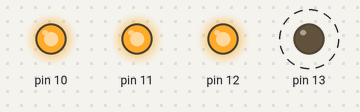
Bench run of a sketch on a simulated Arduino Mega 2560, built with avr-gcc and run on an emulated ATmega2560. On the bench: output pins drawn as LEDs (lit = HIGH). Dashed ring = blinking.

Above: at 0.4 s.
Timing chart, 0 to 4.6 s (numbered marks = the images above):
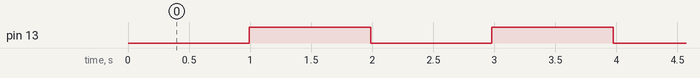

The sketch:

task.ino
```cpp
/*
 * Code written for Arduino Mega 2560.
 * Output: LED (B7 13 pin).
 * Input: Button (B6 12 pin)
 *        EncoderB (B5 11 pin)
 *        EncoderA (B4 10 pin).
 *
 * For changing frequency of blinking\dimming,
 * use rotate encoder. For changing LED mode
 * press button.
 */


typedef enum _LED_mode {
  blinking,
  dimming,
  AMOUNT_OF_MODES,
} LED_mode;

static const unsigned int DELAY_BETWEEN_INTERRUPTS = 10;
/*Min and max value of led delay.*/
static const unsigned int LED_DELAY_MAX = 1000;
static const unsigned int LED_DELAY_MIN = 100;
/*
  Delay can be number in range 1 to 100000 ms.

  If LED mode is blinked then this
  parameter defines how much time LED will be
  turned on and turned off.

  If LED mode is dimming then this
  parameter determines how long the LED
  will go smoothly to the on / off state.

  led_delay can be changed using rotation encoder.
*/
static unsigned int led_delay = LED_DELAY_MAX;
/*I use the model of encoder that has 20 states per lap.*/
static const unsigned int ONE_LAP = 20;
/*Amount of laps, needed to setting minimum delay.*/
static const unsigned int AMOUNT_OF_LAPS = 1;

static unsigned int curr_encoder_stat = 0;

/*B7 (13 pin).*/
static const unsigned int OUTPUT_PIN = (0x01 << 7);
/*B6 (12 pin).*/
static const unsigned int BUTTON_PIN = (0x01 << 6);
/*B4 (10 pin).*/
static const unsigned int ROTB_PIN = (0x01 << 5);
/*B5 (11 pin).*/
static const unsigned int ROTA_PIN = (0x01 << 4);
/*Describes all input signals - button and 2 signals from encoder.*/
static const unsigned int INPUT_PINS = BUTTON_PIN | ROTB_PIN | ROTA_PIN;

static LED_mode curr_mode = blinking;

void delay_10mcseconds(unsigned int delay_mcs)
{
  volatile unsigned int cycles = 8.656 * delay_mcs;
  while (cycles > 0) {
    --cycles;
  }
}

void delay_mseconds(unsigned int delay_ms)
{
  while (delay_ms--)
    delay_10mcseconds(100);
}

void timer_init(void)
{
  TCCR0A |= (0x01 << 7);
}

void enable_interruptions(void)
{
  SREG |= (0x01 << 7);
}

void disable_interruptions(void)
{
  SREG &= ~(0x01 << 7);
}

void ports_init(void)
{
  DDRB |= OUTPUT_PIN;

  PCICR |= 0x01;
  PCMSK0|= INPUT_PINS;
  DDRB |= INPUT_PINS;
  PORTB |= INPUT_PINS;
  enable_interruptions();
}

void button(void)
{
  curr_mode = (LED_mode)((curr_mode + 1) % AMOUNT_OF_MODES);
}

void recalculate_delay(void)
{
  led_delay = LED_DELAY_MAX - (curr_encoder_stat) * \
  ((LED_DELAY_MAX - LED_DELAY_MIN) / (AMOUNT_OF_LAPS * ONE_LAP));
}

void reduce_delay(void)
{
  if (curr_encoder_stat > 0)
    --curr_encoder_stat;
  recalculate_delay();
}

void increase_delay(void)
{
  if (curr_encoder_stat < AMOUNT_OF_LAPS * ONE_LAP)
    ++curr_encoder_stat;
  recalculate_delay();
}

ISR(PCINT0_vect)
{
  unsigned int save_SREG = SREG;
  disable_interruptions();
  static unsigned long int last_interrupt_time = 0;
  unsigned long int interrupt_time = millis();
  /* If interrupts come faster than DELAY_BETWEEN_INTERRUPTS ms, assume it's a bounce and ignore.*/
  if (interrupt_time - last_interrupt_time > DELAY_BETWEEN_INTERRUPTS) {
    static unsigned int pins_last_status = 0;
    unsigned int pins_curr_status = ~PINB & (INPUT_PINS);
    switch (pins_last_status ^ pins_curr_status) {
      case BUTTON_PIN: {
        button();
        break;
      }
      case ROTA_PIN:{
        reduce_delay();
        break;
      }
      case ROTB_PIN: {
        increase_delay();
        break;
      }
      default:
        break;
    }
  }
  last_interrupt_time = interrupt_time;
  SREG = save_SREG;
}

/*Value can be number in range 0 to 255.*/
void analog_write_LED(int value)
{
  OCR0A = value;
}

void led_on(void)
{
  analog_write_LED(0x00);
}

void led_off(void)
{
  analog_write_LED(0xFF);
}

void blinking_mode(void)
{
  led_on();
  delay_mseconds(led_delay);
  led_off();
  delay_mseconds(led_delay);
}

void dimming_mode(void)
{
  static int dimm_amount = 5;
  unsigned int inside_delay = ((dimm_amount < 0 ? -dimm_amount : dimm_amount) * \
            led_delay) / 255;

  static int value = 0;
  value += dimm_amount;
  if (value >= 255 || value <= 0)
    dimm_amount =-dimm_amount;

  analog_write_LED(value);
  delay_mseconds(inside_delay);
}

void setup(void)
{
  ports_init();
  timer_init();
}

void loop(void)
{
  /*I use switch state for adding new state more simply.*/
  switch (curr_mode) {
    case blinking: {
        blinking_mode();
        break;
      }
    case dimming: {
        dimming_mode();
        break;
      }
    default :
      break;
  }
}
```

Measured:
- by itself, pin 13: alternates HIGH for 0.99 s and LOW for 0.99 s
